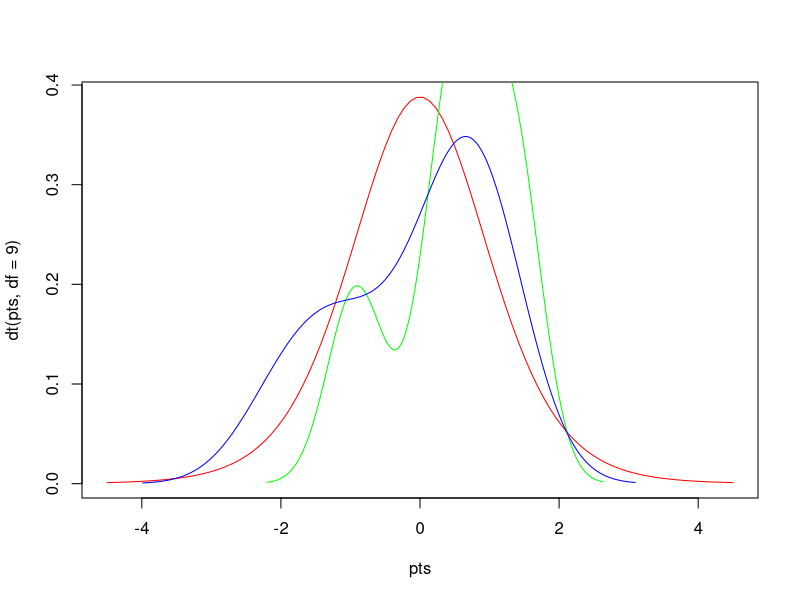

Write R code to recreate this figure.
# Author: Davon Jonas, Date Sep 15 2021, Purpose: Calculate T-Test value on sample datasets.

# Generate sample random numbers and store them in variables x and y
x = rnorm(10)
y = rnorm(10)

# Plotting x and y variables

pts = seq(-4.5,4.5,length=100)
plot(pts,dt(pts,df=9),col='red',type='l')
lines(density(x), col='green')
lines(density(y), col='blue')

# Apply t test function as follows:

ttest = t.test(x,y)